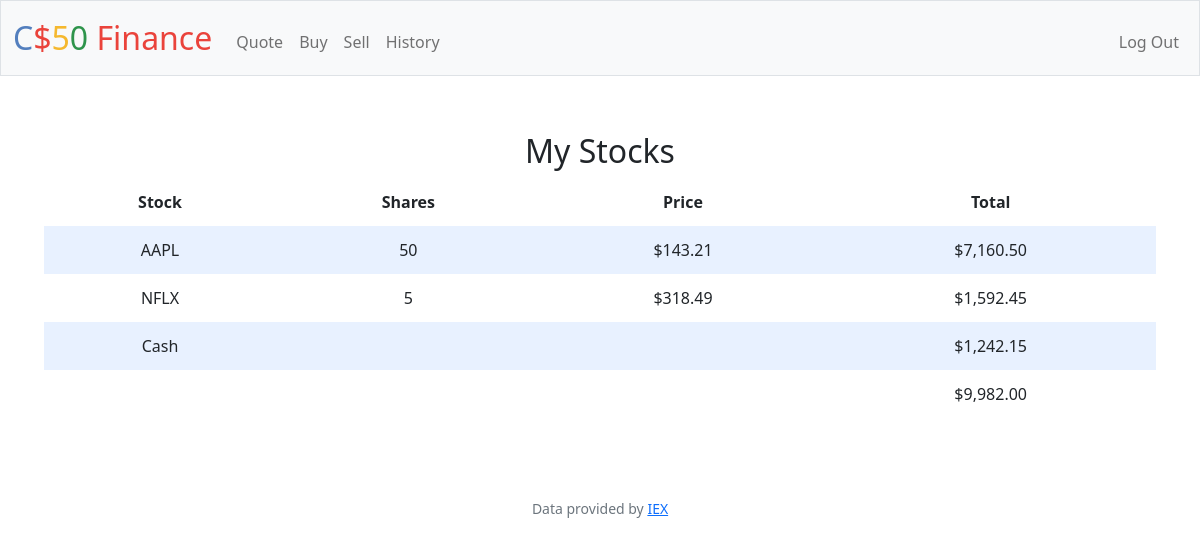
The page / (signed in) on the database its author committed.
### tables this page shows
CREATE TABLE trans (
    id INTEGER PRIMARY KEY AUTOINCREMENT NOT NULL,
    user_id INTEGER,
    symbol TEXT NOT NULL,
    status TEXT NOT NULL,
    price INTEGER NOT NULL,
    shares INTEGER NOT NULL,
    date DATETIME,
    FOREIGN KEY(user_id) REFERENCES users(id)
);

CREATE TABLE users (id INTEGER PRIMARY KEY AUTOINCREMENT NOT NULL, username TEXT NOT NULL, hash TEXT NOT NULL, cash NUMERIC NOT NULL DEFAULT 10000.00);

### app.py (the view)
@app.route("/")
@login_required
def index():
    user_id = session["user_id"]
    stocks = db.execute("SELECT symbol, price, SUM(shares) as totalshares FROM trans WHERE user_id == ? GROUP BY  symbol", user_id)
    cash = db.execute("SELECT cash FROM users WHERE id = ?", user_id)[0]["cash"]
    total = int(cash)
    for stock in stocks:
        total += int(stock["price"]) * int(stock["totalshares"])
    return render_template("index.html", stocks=stocks, cash=(cash), total=(total), usd=usd)

### app.py (called while the page is built)
@app.after_request
def after_request(response):
    response.headers["Cache-Control"] = "no-cache, no-store, must-revalidate"
    response.headers["Expires"] = 0
    response.headers["Pragma"] = "no-cache"
    return response

### helpers.py (called while the page is built)
def login_required(f):
    @wraps(f)
    def decorated_function(*args, **kwargs):
        if session.get("user_id") is None:
            return redirect("/login")
        return f(*args, **kwargs)
    return decorated_function

def usd(value):
    return f"${value:,.2f}"

### templates/index.html (shortened to what this page needs)
{% extends "layout.html" %}
{% block main %}
<div class="section">
    <h2>My Stocks</h2>
    <table>
        <thead>
            <tr>
                <th>Stock</th>
                <th>Shares</th>
                <th>Price</th>
                <th>Total</th>
            </tr>
        </thead>
        <tbody>
            {% for stock in stocks %}
            <tr>
                <td>{{ stock["symbol"] }}</td>
                <td>{{ stock["totalshares"] }}</td>
                <td>{{ usd(stock["price"]) }}</td>
                <td>{{ usd(stock["totalshares"] * stock["price"]) }}</td>
            </tr>
            {% endfor %}
        </tbody>
        <tr>
            <td>Cash</td>
            <td colspan="2"></td>
            <td>{{ usd(cash) }}</td>
        </tr>
        <tfoot>
            <td colspan="3"></td>
            <td>{{ usd(total) }}</td>
        </tfoot>
    </table>
</div>
{% endblock %}

### static/styles.css (style rules this page uses)
.section { padding-bottom: 1rem; padding-left: 2rem; padding-right: 2rem; padding-top: 0.5rem; }
table { background-color: transparent; margin-bottom: 1rem; width: 100%; }
table th, table td { padding: 0.75rem; vertical-align: middle; }
tbody tr:nth-of-type(odd) { background-color: rgb(179, 208, 255, 0.3) }

### rows shown on the page
trans: symbol "AAPL", totalshares "50", price "$143.21", totalshares "$7,160.50"
trans: symbol "NFLX", totalshares "5", price "$318.49", totalshares "$1,592.45"
users: cash "$1,242.15"

### other values the page prints
{{ usd(total) }} "$9,982.00"
